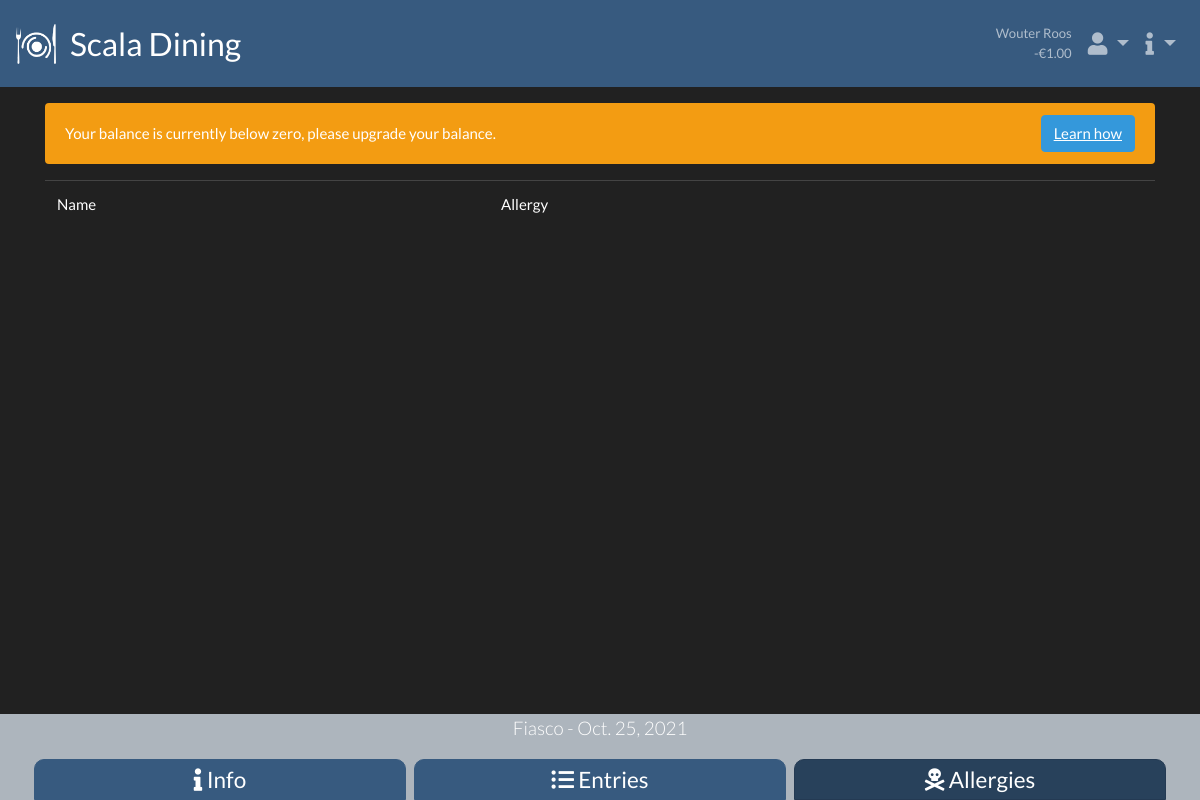
Screenshot of /2021/10/25/fiasco/allergy/ (signed in) with the database file from the repository.
### userdetails/models.py (models this page shows, shortened)
class User(AbstractUser):
    email = models.EmailField("email address", unique=True)
    def __str__(self):
        return "{} {}".format(self.first_name, self.last_name).strip() or "@{}".format(self.username)
    @cached_property
    def boards(self):
        return Association.objects.filter(user=self).all()
    @cached_property
    def requires_action(self):
        for board in self.boards:
            if board.requires_action:
                return True
        return False
    @cached_property
    def requires_information_updates(self):
        from general.views import SiteUpdateView
        return SiteUpdateView.has_new_update(self)
    @cached_property
    def requires_information_rules(self):
        from general.views import RulesPageView
        return RulesPageView.has_new_update(self)
    def has_any_perm(self):
        for group in self.groups.all():
            if group.permissions.count() > 0:
                return True
        if self.user_permissions.count() > 0:
            return True
        return False
    def has_admin_site_access(self):
        return self.is_active and (self.has_any_perm() or self.is_superuser)
    def get_verified_memberships(self):
        return self.usermembership_set.filter(is_verified=True)
    def has_min_balance_exception(self):
        exceptions = [membership.association.has_min_exception for membership in self.get_verified_memberships()]
        return True in exceptions

### creditmanagement/models.py (models this page shows, shortened)
class Account(models.Model):
    user = models.OneToOneField(User, on_delete=models.CASCADE, blank=True, null=True)
    association = models.OneToOneField(Association, on_delete=models.CASCADE, blank=True, null=True)
    SPECIAL_ACCOUNTS = [
        ('kitchen_cost', 'Kitchen cost'),
    ]
    SPECIAL_ACCOUNT_DESCRIPTION = {
        'kitchen_cost': "Account which receives the kitchen payments. "
                        "The balance indicates the money that is payed for kitchen usage "
                        "(minus withdraws from this account).",
    }
    special = models.CharField(max_length=30, unique=True, blank=True, null=True, default=None, choices=SPECIAL_ACCOUNTS)
    def get_balance(self) -> Decimal:
        tx = Transaction.objects.filter_valid()
        source_sum = tx.filter(source=self).aggregate(sum=Sum('amount'))['sum'] or Decimal('0.00')
        target_sum = tx.filter(target=self).aggregate(sum=Sum('amount'))['sum'] or Decimal('0.00')
        return target_sum - source_sum
    get_balance.short_description = "Balance"  # (used in admin site)

### dining/models.py (models this page shows, shortened)
class DiningList(models.Model):
    date = models.DateField()
    """Todo: the date+association combination determines the URL. This makes it impossible to have multiple dining lists
    of the same association on the same day. Probably need to change that"""
    association = models.ForeignKey(Association, on_delete=models.PROTECT)
    owners = models.ManyToManyField(settings.AUTH_USER_MODEL, related_name='owned_dining_lists',
                                    help_text='Owners can manage the dining list.')
    sign_up_deadline = models.DateTimeField(help_text="The time before users need to sign up.")
    serve_time = models.TimeField(default=time(18, 00))
    dish = models.CharField(default="", max_length=100, blank=True, help_text="The dish made")
    adjustable_duration = models.DurationField(
        default=settings.TRANSACTION_PENDING_DURATION,
        help_text="The amount of time the dining list can be adjusted after its date")
    limit_signups_to_association_only = models.BooleanField(
        default=False, help_text="Whether only members of the given association can sign up")
    kitchen_cost = models.DecimalField(decimal_places=2, verbose_name="kitchen cost per person", max_digits=10,
                                       default=settings.KITCHEN_COST, validators=[MinValueValidator(Decimal('0.00'))])
    dining_cost = models.DecimalField(decimal_places=2, verbose_name="dinner cost per person", max_digits=5,
                                      blank=True, null=True, default=None,
                                      validators=[MinValueValidator(Decimal('0.00'))])
    auto_pay = models.BooleanField(default=False)
    payment_link = models.CharField(blank=True, max_length=100, help_text="Link for payment, e.g. a Tikkie link.")
    min_diners = models.IntegerField(default=4, validators=[MaxValueValidator(settings.MAX_SLOT_DINER_MINIMUM)])
    max_diners = models.IntegerField(default=20, validators=[MinValueValidator(settings.MIN_SLOT_DINER_MAXIMUM)])
    diners = models.ManyToManyField(User, through='DiningEntry', through_fields=('dining_list', 'user'))
    objects = DiningListManager()
    def is_adjustable(self):
        """Whether the dining list has not expired and can still be modified."""
        days_since_date = (self.date + self.adjustable_duration)
        return days_since_date >= timezone.now().date()
    is_adjustable.boolean = True
    def internal_dining_entries(self):
        return DiningEntryUser.objects.filter(dining_list=self)

### dining/views.py (the view)
# urls.py: path('allergy/', views.SlotAllergyView.as_view(), name='slot_allergy'),
class SlotAllergyView(SlotMixin, TemplateView):
    template_name = "dining_lists/dining_slot_allergy.html"
    def get_context_data(self, **kwargs):
        context = super().get_context_data(**kwargs)
        from django.db.models import CharField
        from django.db.models.functions import Length
        CharField.register_lookup(Length)
        context['allergy_entries'] = self.dining_list.internal_dining_entries().filter(
            user__userdiningsettings__allergies__length__gte=1)
        return context

### creditmanagement/models.py (called while the page is built)
    def filter_valid(self):
        return self.filter(cancelled__isnull=True)

### creditmanagement/templatetags/credit_tags.py (called while the page is built)
@register.filter
def euro(value):
    amount = "{:.2f}".format(abs(value))
    v = "{}€{}".format('-' if value < 0 else '', amount)
    return mark_safe(v)

### dining/datesequence.py (called while the page is built)
    @classmethod
    def upcoming(cls, from_date: date = None, reverse=False):
        if not from_date:
            return cls.today()
        return cls(from_date.year, from_date.month, from_date.day)

    @classmethod
    def in_sequence(cls, d):
        return cls.upcoming(d) == d

    @classmethod
    def fromdate(cls, d):
        if not cls.in_sequence(d):
            raise ValueError("Date is not in the sequence")
        return cls(d.year, d.month, d.day)

    @classmethod
    def upcoming(cls, from_date=None, reverse=False):
        d = from_date if from_date else super().upcoming()
        if d.weekday() >= 5:
            if not reverse:
                d = d + timedelta(days=7 - d.weekday())
            else:
                d = d - timedelta(days=d.weekday() - 4)
        return super().upcoming(d)

### dining/models.py (called while the page is built)
    @classmethod
    def get_latest_visit(cls, dining_list, user, update=False):
        try:
            if update:
                latest_visit_obj, created = cls.objects.get_or_create(user=user, dining_list=dining_list)
            else:
                try:
                    latest_visit_obj = cls.objects.get(user=user, dining_list=dining_list)
                except cls.DoesNotExist:
                    return None
        except MultipleObjectsReturned:
            visit_entries = cls.objects.filter(user=user, dining_list=dining_list)
            latest_visit_obj = visit_entries.first()
            visit_entries.exclude(id=latest_visit_obj.id)
            visit_entries.delete()
        timestamp = latest_visit_obj.timestamp
        if update:
            latest_visit_obj.timestamp = timezone.now()
            latest_visit_obj.save()
        return timestamp

### dining/views.py (called while the page is built)
    def get_context_data(self, **kwargs):
        context = super().get_context_data(**kwargs)
        context['date'] = self.date
        context['date_diff'] = (self.date - date.today()).days
        return context

    def init_date(self):
        if self.date:
            return
        try:
            self.date = sequenced_date.fromdate(date(self.kwargs['year'], self.kwargs['month'], self.kwargs['day']))
        except ValueError:
            raise Http404('Invalid date')

### assets/templates/dining_lists/dining_slot_allergy.html (shortened to what this page needs)
{% extends 'dining_lists/dining_slot.html' %}
{% block tab_allergy %}active{% endblock %}
{% block details%}
    <div class="row">
        <div class="col-12 table-responsive">
            <table class="table table-hover">
                <thead>
                <tr class="">
                    <td style="min-width: 10rem">Name</td>
                    <td style="min-width: 15rem">Allergy</td>
                </tr>
                </thead>
            </table>
        </div>
    </div>
{% endblock details %}

### assets/templates/dining_lists/dining_slot.html (shortened to what this page needs)
{% extends 'base.html' %}
{% load static %}
{% block head %}
    <link rel="stylesheet" href="{% static 'css/dining_v2.css' %}">
{% endblock %}
{% block content %}
    <div style="margin-bottom: 150px;">{% block details%}{% endblock details %}</div>
    <div class="fixed-bottom bg-light">
        <div class="container text-center">
            <p class="lead">
                {{ dining_list.association }} - {{ dining_list.date }}
            </p>
            <div class="row">
                <div class="col px-1">
                    <a class="btn btn-primary btn-block dining-nav {% block tab_info %}{% endblock %}"
                       href="{% url 'slot_details' day=date.day month=date.month year=date.year identifier=dining_list.association.slug %}">
                        <span class="h4">
                            <i class="fas fa-info"></i>
                            <span class="d-none d-md-inline">Info</span>
                        </span>
                    </a>
                </div>
                <div class="col px-1">
                    <a class="btn btn-primary btn-block dining-nav {% block tab_list %}{% endblock %}"
                       href="{% url 'slot_list' day=date.day month=date.month year=date.year identifier=dining_list.association.slug %}">
                        <span class="h4">
                            <i class="fas fa-list-ul"></i>
                            <span class="d-none d-md-inline">Entries</span>
                        </span>
                    </a>
                </div>
                <div class="col px-1">
                    <a class="btn btn-primary btn-block dining-nav {% block tab_allergy %}{% endblock %}"
                       href="{% url 'slot_allergy' day=date.day month=date.month year=date.year identifier=dining_list.association.slug %}">
                        <span class="h4">
                            <i class="fas fa-skull-crossbones"></i>
                            <span class="d-none d-md-inline">Allergies</span>
                        </span>
                    </a>
                </div>
            </div>
        </div>
    </div>
{% endblock %}

### assets/templates/base.html (shortened to what this page needs)
{% extends 'base_no_navbar.html' %}
{% load credit_tags %}
{% load static %}
{% block body %}
    <nav class="navbar navbar-expand navbar-dark bg-primary">
        <a href="{% url 'index' %}" class="navbar-brand mr-auto">
            <img src="{% static "images/Scala_dining.png" %}" height="40" alt="Scala Dining">
            <span class="h3 d-none d-lg-inline"
                  style="line-height: 40px; vertical-align: middle; margin: 0 0 0 10px"> Scala Dining</span>
        </a>
        {% with justify="d-flex justify-content-between align-items-center" %}
            {% if user.is_authenticated %}
                <span class="navbar-text small text-right px-2">
                    {{ user }}<br>
                    {{ user.account.get_balance|euro }}
                </span>
                <div class="navbar-nav">
                    <div class="nav-item dropdown">
                        <a class="nav-link dropdown-toggle h4 mb-0" href="#" data-toggle="dropdown">
                            <i class="fas fa-user"></i>
                        </a>
                    </div>
                    <div class="nav-item dropdown">
                        <a class="nav-link dropdown-toggle h4 mb-0" href="#" data-toggle="dropdown">
                            <i class="fas fa-info"></i>
                        </a>
                    </div>
                </div>
            {% endif %}
        {% endwith %}
    </nav>
    <div class="container mt-3 mb-5">
        {% include 'snippets/negative_balance_alert.html' %}
        {% block content %}{% endblock %}
    </div>
{% endblock %}

### assets/static/css/custom.css (style rules this page uses)
body { background-color: #212121; }

### assets/static/css/dining_v2.css (style rules this page uses)
.dining-nav { border-radius: 10px 10px 0 0 ; }

### rows the page displays
User: first_name+last_name "Wouter Roos", account.get_balance|euro "-€1.00"
DiningList: association "Fiasco", date "Oct. 25, 2021"
